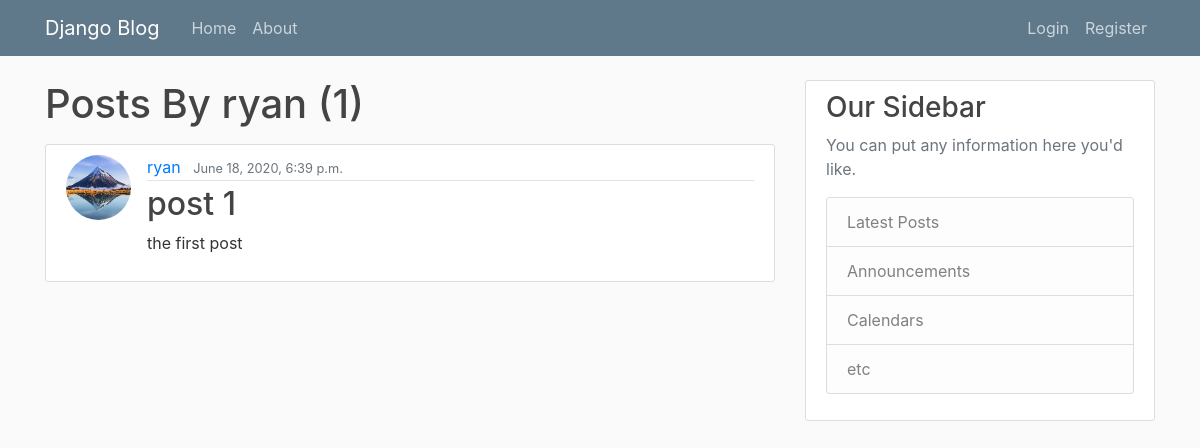
/user/ryan, run on an earlier commit of the app's database.
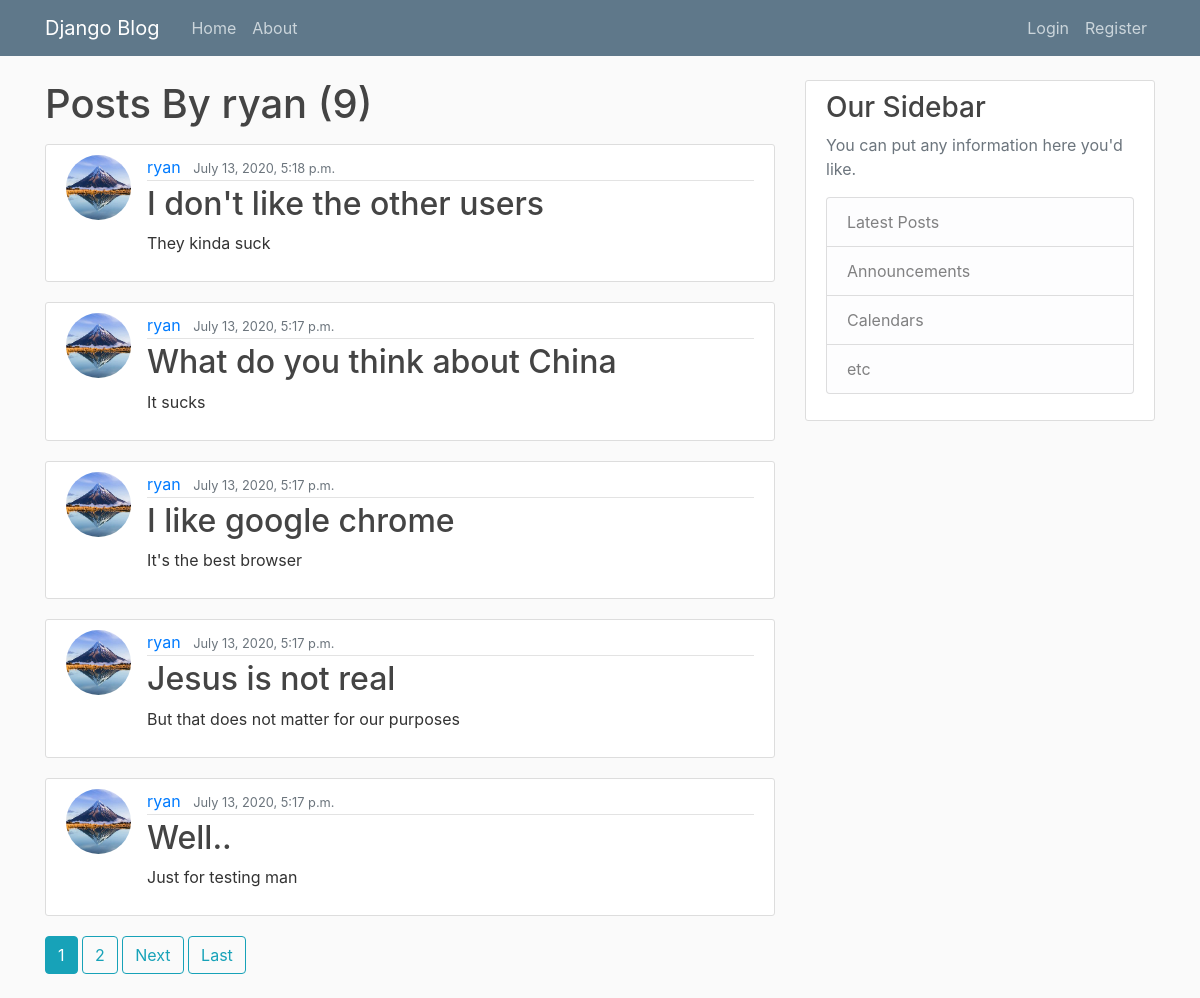
And on a later commit of the database.
### blog/models.py (models this page shows, shortened)
class Post(models.Model):
	title = models.CharField(max_length = 100)
	content = models.TextField()
	date_posted = models.DateTimeField(default = timezone.now)
	author = models.ForeignKey(User, on_delete = models.CASCADE)

### users/models.py (models this page shows, shortened)
class Profile(models.Model):
    user = models.OneToOneField(User, on_delete=models.CASCADE)
    image = models.ImageField(default='default.jpg', upload_to='profile_pics')

### blog/views.py (the view)
# urls.py: path('user/<str:username>', UserPostListView.as_view(), name = 'user-posts'),
class UserPostListView(ListView):
	model = Post
	template_name = 'blog/user_posts.html'
	context_object_name = 'posts'
	paginate_by = 5
	def get_queryset(self):
		user = get_object_or_404(User, username = self.kwargs.get('username'))
		return Post.objects.filter(author = user).order_by('-date_posted')

### blog/templates/blog/user_posts.html (shortened to what this page needs)
{% extends "blog/base.html" %}
{% block Content %}
    <h1 class = "mb-3">Posts By {{ view.kwargs.username }} ({{ page_obj.paginator.count }})</h1>
	{% for post in posts %}
	<article class="media content-section">
        <img class = "rounded-circle article-img" src="{{ post.author.profile.image.url }}">
    <div class="media-body">
        <div class="article-metadata">
            <a class="mr-2" href="#">{{post.author}}</a>
            <small class="text-muted">{{post.date_posted}}</small>
        </div>
        <h2><a class="article-title" href="{% url 'post-detail' post.id %}">{{ post.title }}</a></h2>
        <p class="article-content">{{ post.content }}</p>
    </div>
</article>
	{% endfor %}
    {% if is_paginated %}
        {% for num in page_obj.paginator.page_range %}
            {% if page_obj.number == num %}
                <a class = "btn btn-info mb-4" href="?page={{ num }}">{{ num }}</a>
            {% elif num > page_obj.number|add:'-3' and num < page_obj.number|add:'3' %}
                <a class="btn btn-outline-info mb-4" href="?page={{ num }}">{{ num }}</a>
            {% endif %}
        {% endfor %}
        {% if page_obj.has_next %}
            <a class="btn btn-outline-info mb-4" href="?page={{ page_obj.next_page_number }}">Next</a>
            <a class="btn btn-outline-info mb-4" href="?page={{ page_obj.paginator.num_pages }}">Last</a>
        {% endif %}
    {% endif %}
{%endblock Content%}

### blog/templates/blog/base.html (shortened to what this page needs)
{%load static%}
<!DOCTYPE html>
<html>
    <head>
        <link rel="stylesheet" href="https://stackpath.bootstrapcdn.com/bootstrap/4.5.0/css/bootstrap.min.css">
        <link rel="stylesheet" type="text/css" href="{%static 'blog/main.css'%}">
    </head>
    <body>
        <header class="site-header">
        <nav class="navbar navbar-expand-md navbar-dark bg-steel fixed-top">
            <div class="container">
                <a class="navbar-brand mr-4" href="/">Django Blog</a>
                <div class="collapse navbar-collapse" id="navbarToggle">
                    <div class="navbar-nav mr-auto">
                        <a class="nav-item nav-link" href="{% url 'blog-home' %}">Home</a>
                        <a class="nav-item nav-link" href="{% url 'blog-about' %}">About</a>
                    </div>
                    <div class="navbar-nav">
                        {% if user.is_authenticated %}
                            <a class = "nav-item nav-link" href="{% url 'post-create' %}">Create Post</a>
                            <a class = "nav-item nav-link" href="{% url 'profile' %}">Your Profile</a>
                            <a class = "nav-item nav-link" href="{% url 'logout' %}">Logout</a>
                        {% else %}
                        <a class = "nav-item nav-link" href="{% url 'login' %}">Login</a>
                        <a class = "nav-item nav-link" href="{% url 'register' %}">Register</a>
                        {% endif %}
                    </div>
                </div>
            </div>
        </nav>
        <main role="main" class="container">
            <div class="row">
                <div class="col-md-8">
                    {% block Content %}
                    {% endblock Content%}
                </div>
                <div class="col-md-4">
                    <div class="content-section">
                        <h3>Our Sidebar</h3>
                        <p class='text-muted'>You can put any information here you'd like.
                        <ul class="list-group">
                            <li class="list-group-item list-group-item-light">Latest Posts</li>
                            <li class="list-group-item list-group-item-light">Announcements</li>
                            <li class="list-group-item list-group-item-light">Calendars</li>
                            <li class="list-group-item list-group-item-light">etc</li>
                        </ul>
                        </p>
                    </div>
                </div>
            </div>
        </main>
    </body>
</html>

### blog/static/blog/main.css (style rules this page uses)
body { background: #fafafa; color: #333333; margin-top: 5rem; }
h1, h2, h3, h4, h5, h6 { color: #444444; }
ul { margin: 0; }
.bg-steel { background-color: #5f788a; }
.site-header .navbar-nav .nav-link { color: #cbd5db; }
.content-section { background: #ffffff; padding: 10px 20px; border: 1px solid #dddddd; border-radius: 3px; margin-bottom: 20px; }
.article-title { color: #444444; }
.article-content { white-space: pre-line; }
.article-img { height: 65px; width: 65px; margin-right: 16px; }
.article-metadata { padding-bottom: 1px; margin-bottom: 4px; border-bottom: 1px solid #e3e3e3 }

What changed in the data, as far as the page shows it:
no longer on this page (row unchanged): Post: author.profile.image (picture), author "ryan", date_posted "June 18, 2020, 6:39 p.m.", title "post 1", content "the first post"
added Post: author.profile.image (picture), author "ryan", date_posted "July 13, 2020, 5:18 p.m.", title "I don't like the other users", content "They kinda suck"
added Post: author.profile.image (picture), author "ryan", date_posted "July 13, 2020, 5:17 p.m.", title "What do you think about China", content "It sucks"
added Post: author.profile.image (picture), author "ryan", date_posted "July 13, 2020, 5:17 p.m.", title "I like google chrome", content "It's the best browser"
added Post: author.profile.image (picture), author "ryan", date_posted "July 13, 2020, 5:17 p.m.", title "Jesus is not real", content "But that does not matter for our purposes"
added Post: author.profile.image (picture), author "ryan", date_posted "July 13, 2020, 5:17 p.m.", title "Well..", content "Just for testing man"
Also different on the page:
{{ page_obj.paginator.count }}: "1" → "9"
new list line: "1"
new list line: "2"
text now shown: "Next Last"
